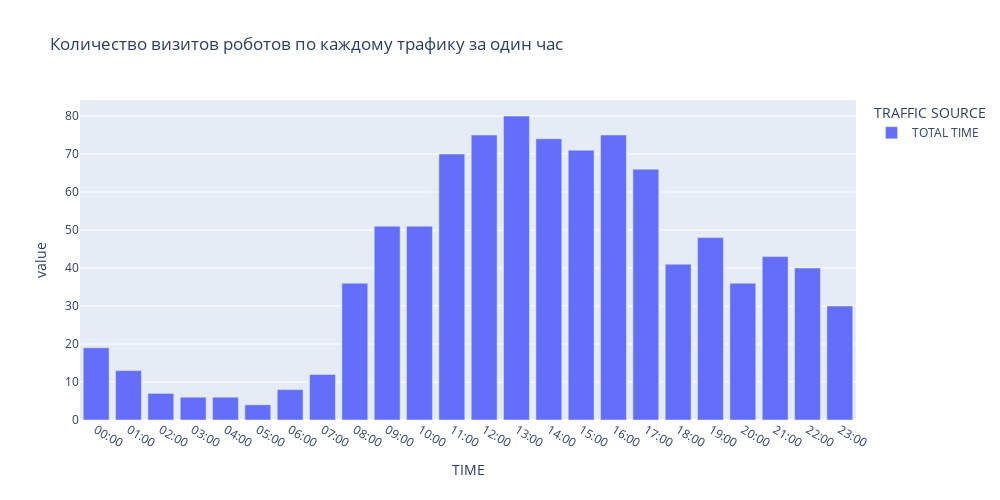

This figure's notebook cell:
### Markdown cell above
<font size="5" color="yellow">Тренировочный график в plotly.express<b>

### Code cell
import plotly.express as px
robots = pivot2_df.groupby(by='TIME')[['TOTAL TIME']].sum()

#строим график
fig = px.bar(
    data_frame=robots, #DataFrame
    orientation='v', #ориентация графика
    height=500, #высота
    width=1000, #ширина
    title='Количество визитов роботов по каждому трафику за один час' #заголовок
)

#отображаем график
fig.show()

### Figure 1 — Plotly figure (JSON) as saved in the notebook; plotly's stock layout.template omitted (floating-point values rounded to 4 significant figures)
{"data": [{"alignmentgroup": "True", "hovertemplate": "TRAFFIC SOURCE=TOTAL TIME<br>TIME=%{x}<br>value=%{y}<extra></extra>", "legendgroup": "TOTAL TIME", "marker": {"color": "#636efa", "pattern": {"shape": ""}}, "name": "TOTAL TIME", "offsetgroup": "TOTAL TIME", "orientation": "v", "showlegend": true, "textposition": "auto", "type": "bar", "x": ["00:00", "01:00", "02:00", "03:00", "04:00", "05:00", "06:00", "07:00", "08:00", "09:00", "10:00", "11:00", "12:00", "13:00", "14:00", "15:00", "16:00", "17:00", "18:00", "19:00", "20:00", "21:00", "22:00", "23:00"], "xaxis": "x", "y": [19, 13, 7, 6, 6, 4, 8, 12, 36, 51, 51, 70, 75, 80, 74, 71, 75, 66, 41, 48, 36, 43, 40, 30], "yaxis": "y"}], "layout": {"barmode": "relative", "height": 500, "legend": {"title": {"text": "TRAFFIC SOURCE"}, "tracegroupgap": 0}, "title": {"text": "Количество визитов роботов по каждому трафику за один час"}, "width": 1000, "xaxis": {"anchor": "y", "domain": [0, 1], "title": {"text": "TIME"}}, "yaxis": {"anchor": "x", "domain": [0, 1], "title": {"text": "value"}}}}
